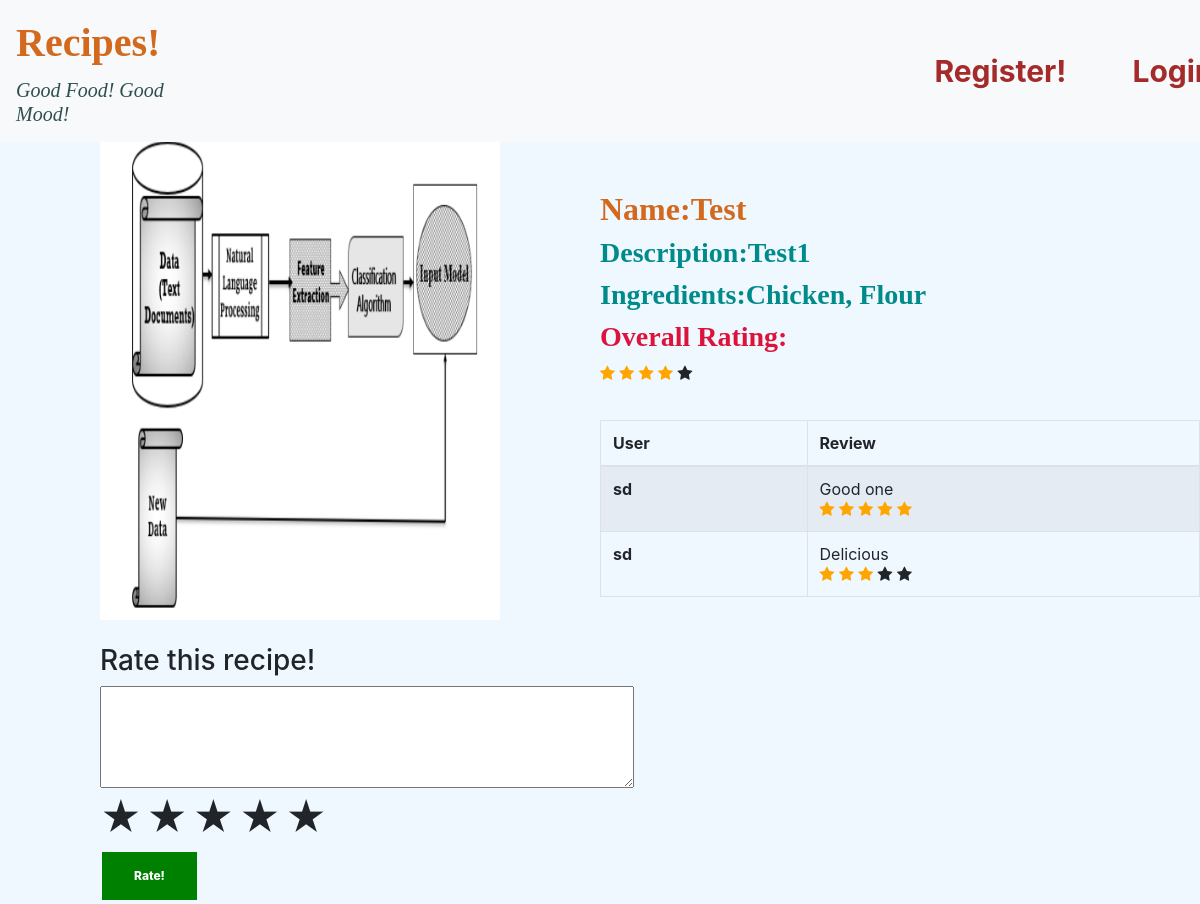
The page /recipes/review_list/4/ on the database its author committed.
### RecipeManager/models.py (models this page shows)
class RecipeEntry(models.Model):
    cuisine = models.ForeignKey(RecipeCategory, on_delete=models.CASCADE)
    title = models.CharField(max_length=100)
    description = models.CharField(max_length=1000)
    ingredients=models.CharField(max_length=1000)
    recipe_id = models.CharField(max_length=3,unique=True)
    display_picture = models.ImageField(blank=True, null=True, upload_to="")

class RecipeReview(models.Model):
   user = models.ForeignKey(User, on_delete=models.CASCADE)
   recipe_id = models.ForeignKey("RecipeEntry",on_delete=models.CASCADE)
   review_text=models.TextField()
   review_rating = models.IntegerField(default=0)

### RecipeManager/views.py (the view)
# urls.py: path('recipes/review_list/<int:id>/', recipe_views.review_list),
def review_list(request,id):
    recipe_data = RecipeEntry.objects.get(id=id)
    print(recipe_data)
    recipe_id=recipe_data.recipe_id
    data=RecipeReview.objects.filter(recipe_id=id)
    reviewsForm=ReviewForm()
    print("data",data)
    avgrating=0
    totalrating=0
    num=0
    if data:
        for d in data:
            totalrating=totalrating+d.review_rating
            num=num+1
    if num>0:
        avgrating=round(totalrating/num)
    print("avg",avgrating)
    context = {
                    "form_data":data,
                    "recipe_id":recipe_id,
                    "recipe_data":recipe_data,
                    "reviews_form":reviewsForm,
                    "avg_rating":avgrating
                }
    return render(request, 'recipes/reviews.html', context)

### RecipeManager/forms.py
class ReviewForm(forms.ModelForm):
	class Meta():
		model = RecipeReview
		fields = ('review_text', 'review_rating')

### core/templates/recipes/reviews.html (shortened to what this page needs)
<html>
    <head>
        <head>
            <link rel="stylesheet" type="text/css" href="https://cdnjs.cloudflare.com/ajax/libs/twitter-bootstrap/4.5.2/css/bootstrap.css">
            <link rel="stylesheet" type="text/css" href="https://cdn.datatables.net/1.12.1/css/dataTables.bootstrap4.min.css">
            <link rel="stylesheet" href="https://cdn.jsdelivr.net/npm/bootstrap@4.0.0/dist/css/bootstrap.min.css">
            <link rel="stylesheet" href="https://cdnjs.cloudflare.com/ajax/libs/font-awesome/4.7.0/css/font-awesome.min.css">
    </head>
    <body style="background-color:aliceblue">
        {% include "nav.html" %}
        <div class="" style="margin-left:100px;margin-right:100px;">
          <br><br>
          {% if recipe_data %}
            <div class="con1">
              <h2 style="color:chocolate;font-family: curive;font-weight: bolder;">Name:{{recipe_data.title}}</h1>
              <h3 style="color:darkcyan;font-family: cursive;font-weight: bold;">Description:{{recipe_data.description}}</h3>
              <h3 style="color:darkcyan;font-family: cursive;font-weight: bold;">Ingredients:{{recipe_data.ingredients}}</h3>
                {% if avg_rating %}
                <h3 style="color:crimson;font-family: cursive;font-weight: bold;">Overall Rating:</h3>
                <span class="fa fa-star {% if avg_rating > 0 %} checked {% endif %}"></span>
                <span class="fa fa-star {% if avg_rating > 1 %} checked {% endif %}"></span>
                <span class="fa fa-star {% if avg_rating > 2 %} checked {% endif %}"></span>
                <span class="fa fa-star {% if avg_rating > 3 %} checked {% endif %}" ></span>
                <span class="fa fa-star {% if avg_rating > 4 %} checked {% endif %}"></span>
                {% endif %}
          </div >
            <div class="con2">
            <img src="{{ recipe_data.display_picture.url }}" class="image_responsive" height="500px" width="400px">
          </div>
          {% endif %}
          {% if not form_data %}
          </p>No Items Available Right Now.</p>
          {% else %}
    <table id="example" class="table table-striped table-bordered" style="width:50%;position: absolute;margin-left: 500px;margin-top: -200px;" data-page-size="5">
        <thead>
          <tr>
            <tr>
              <th >User</th>
              <th>Review</th>
            </tr>
          </tr>
        </thead>
        <tbody>
          {% for row in form_data %}
          <tr>
            <td style="font-weight: bolder;">{{ row.user }}</td>
            <td>{{ row.review_text }}
              <br>
            <span class="fa fa-star {% if row.review_rating > 0 %} checked {% endif %}"></span>
            <span class="fa fa-star {% if row.review_rating > 1 %} checked {% endif %}"></span>
            <span class="fa fa-star {% if row.review_rating > 2 %} checked {% endif %}"></span>
            <span class="fa fa-star {% if row.review_rating > 3 %} checked {% endif %}" ></span>
            <span class="fa fa-star {% if row.review_rating > 4 %} checked {% endif %}"></span>
          </td>
        </tr>
        {% endfor %}
      </tbody>
      </table>
      {% endif %}
      <br>
      {% if not user.is_superuser %}
      <h3>Rate this recipe!</h3>
          <textarea id="review_text" name="review_text" rows="4" cols="50"></textarea>
          <div >
            <a class="stars" onclick='checkrating(1)' id="s1">★</a>
            <a class="stars" onclick='checkrating(2)' id="s2">★</a>
            <a class="stars" onclick='checkrating(3)' id="s3">★</a>
            <a class="stars" onclick='checkrating(4)' id="s4">★</a>
            <a class="stars" onclick='checkrating(5)' id="s5">★</a>
          </div>
          <button class="buttons" onclick='postData("{{recipe_id}}")'>Rate!</button>
        {% endif %}
    </html>

### core/templates/recipes/reviews.html (style rules this page uses)
.checked { color: orange; }
.con1 { margin-left: 500px; position: absolute; }
.buttons { background-color: green; border: none; color: white; padding: 15px 32px; text-align: center; text-decoration: none; display: inline-block; font-size: 12px; font-weight: 800; margin: 4px 2px; cursor: pointer; -webkit-transition-duration: 0.4s; transition-duration: 0.4s; }
.con2 { margin-top: -70px; }
.stars { font-size: 40px; cursor: pointer; }

### rows shown on the page
RecipeEntry: title "Test", description "Test1", ingredients "Chicken, Flour", display_picture (picture)
RecipeReview: user "sd", review_text "Good one", review_rating 5 (drawn)
RecipeReview: user "sd", review_text "Delicious", review_rating 3 (drawn)
